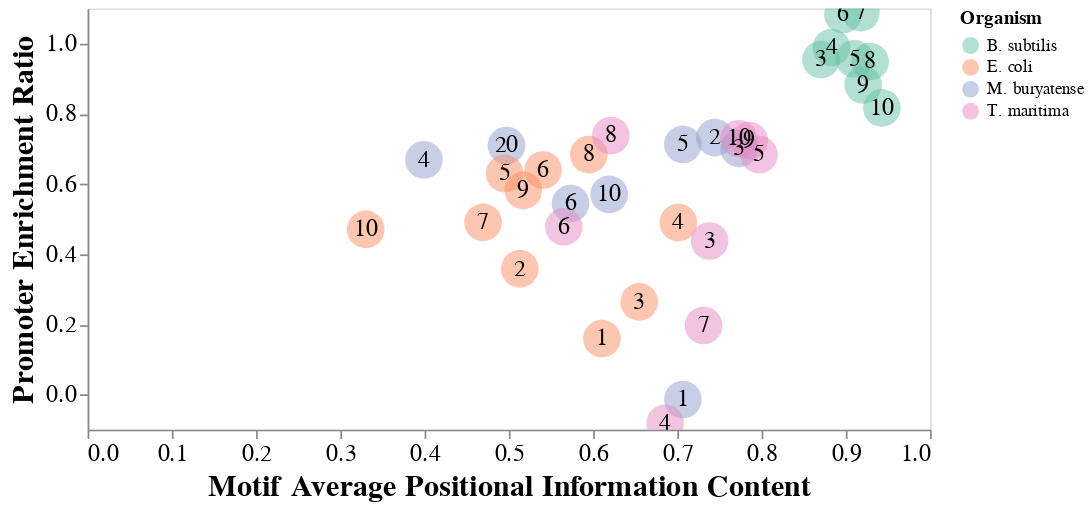

The cell this chart's notebook holds for it:
### Code cell
tm_enrich_df = cu.build_enrich_ratio_df(tm_all_motif_match_cat_df, tm_motif_dict)

extra_org_dict = {
    'M. buryatense': mb_enrich_df,
    'E. coli': ec_enrich_df,
    'B. subtilis':bs_enrich_df,
    'T. maritima':tm_enrich_df
}

cu.compare_orgs_chart(extra_org_dict)

### Figure 1 — Vega-Lite specification as saved in the notebook (floating-point values rounded to 4 significant figures)
{"config": {"view": {"continuousWidth": 400, "continuousHeight": 300}, "axis": {"grid": false, "labelFontSize": 14, "titleFontSize": 18}}, "layer": [{"mark": {"type": "circle", "opacity": 0.5, "size": 500}, "encoding": {"color": {"type": "nominal", "field": "org", "scale": {"scheme": "Set2"}, "title": "Organism"}, "tooltip": [{"type": "ordinal", "field": "nperc"}, {"type": "quantitative", "field": "enrich_ratio"}, {"type": "quantitative", "field": "motif_ave_ic"}, {"type": "nominal", "field": "m1"}, {"type": "nominal", "field": "m2"}], "x": {"type": "quantitative", "field": "motif_ave_ic", "title": "Motif Average Positional Information Content"}, "y": {"type": "quantitative", "field": "enrich_ratio", "title": "Promoter Enrichment Ratio"}}}, {"mark": {"type": "text", "align": "center", "baseline": "middle", "color": "black", "size": 14}, "encoding": {"text": {"type": "nominal", "field": "nperc"}, "tooltip": [{"type": "ordinal", "field": "nperc"}, {"type": "quantitative", "field": "enrich_ratio"}, {"type": "quantitative", "field": "motif_ave_ic"}, {"type": "nominal", "field": "m1"}, {"type": "nominal", "field": "m2"}], "x": {"type": "quantitative", "field": "motif_ave_ic"}, "y": {"type": "quantitative", "field": "enrich_ratio"}}, "height": 250, "selection": {"selector004": {"type": "interval", "bind": "scales", "encodings": ["x", "y"]}}, "width": 500}], "data": {"name": "data-3b71dac57bb56b1fbcf4a7312901caab"}, "$schema": "https://vega.github.io/schema/vega-lite/v4.0.2.json", "datasets": {"data-3b71dac57bb56b1fbcf4a7312901caab": [{"nperc": 1, "enrich_ratio": -0.01437, "motif_ave_ic": 0.7066, "m1": "AGCTTT", "m2": "GCAGCA", "org": "M. buryatense"}, {"nperc": 2, "enrich_ratio": 0.7322, "motif_ave_ic": 0.7445, "m1": "TTGATA", "m2": "TATAAT", "org": "M. buryatense"}, {"nperc": 3, "enrich_ratio": 0.7012, "motif_ave_ic": 0.7733, "m1": "TTGACA", "m2": "TATAAT", "org": "M. buryatense"}, {"nperc": 4, "enrich_ratio": 0.6687, "motif_ave_ic": 0.3992, "m1": "TTGTTT", "m2": "TAAAAA", "org": "M. buryatense"}, {"nperc": 5, "enrich_ratio": 0.7128, "motif_ave_ic": 0.7065, "m1": "TTGACA", "m2": "TATAAT", "org": "M. buryatense"}, {"nperc": 6, "enrich_ratio": 0.544, "motif_ave_ic": 0.5732, "m1": "TTGTCA", "m2": "TAATAT", "org": "M. buryatense"}, {"nperc": 10, "enrich_ratio": 0.5703, "motif_ave_ic": 0.6191, "m1": "CTTGAT", "m2": "TGATAA", "org": "M. buryatense"}, {"nperc": 20, "enrich_ratio": 0.7095, "motif_ave_ic": 0.4971, "m1": "GCTTAA", "m2": "GGTATA", "org": "M. buryatense"}, {"nperc": 1, "enrich_ratio": 0.1592, "motif_ave_ic": 0.6105, "m1": "GCTAAC", "m2": "TGAAGG", "org": "E. coli"}, {"nperc": 2, "enrich_ratio": 0.358, "motif_ave_ic": 0.513, "m1": "GTTTTT", "m2": "GGCGCA", "org": "E. coli"}, {"nperc": 3, "enrich_ratio": 0.264, "motif_ave_ic": 0.6547, "m1": "ACCTCA", "m2": "TGTGGA", "org": "E. coli"}, {"nperc": 4, "enrich_ratio": 0.4899, "motif_ave_ic": 0.7011, "m1": "TATCCA", "m2": "TGAACG", "org": "E. coli"}, {"nperc": 5, "enrich_ratio": 0.6293, "motif_ave_ic": 0.495, "m1": "TCTTCT", "m2": "CAGGAG", "org": "E. coli"}, {"nperc": 6, "enrich_ratio": 0.6398, "motif_ave_ic": 0.5406, "m1": "CTTACA", "m2": "CATGAA", "org": "E. coli"}, {"nperc": 7, "enrich_ratio": 0.4905, "motif_ave_ic": 0.4694, "m1": "CTTACA", "m2": "GATAAT", "org": "E. coli"}, {"nperc": 8, "enrich_ratio": 0.6837, "motif_ave_ic": 0.5949, "m1": "TGCCAT", "m2": "TATAAT", "org": "E. coli"}, {"nperc": 9, "enrich_ratio": 0.5819, "motif_ave_ic": 0.5172, "m1": "TGCCAA", "m2": "TATAAT", "org": "E. coli"}, {"nperc": 10, "enrich_ratio": 0.4705, "motif_ave_ic": 0.3301, "m1": "TGCCAA", "m2": "TAGAAT", "org": "E. coli"}, {"nperc": 3, "enrich_ratio": 0.954, "motif_ave_ic": 0.8705, "m1": "TTGACA", "m2": "TATAAT", "org": "B. subtilis"}, {"nperc": 4, "enrich_ratio": 0.9886, "motif_ave_ic": 0.883, "m1": "TTGACA", "m2": "TATAAT", "org": "B. subtilis"}, {"nperc": 5, "enrich_ratio": 0.9561, "motif_ave_ic": 0.9102, "m1": "TTGACA", "m2": "TATAAT", "org": "B. subtilis"}, {"nperc": 6, "enrich_ratio": 1.083, "motif_ave_ic": 0.8966, "m1": "TTGACA", "m2": "TATAAT", "org": "B. subtilis"}, {"nperc": 7, "enrich_ratio": 1.088, "motif_ave_ic": 0.9177, "m1": "TTGACA", "m2": "TATAAT", "org": "B. subtilis"}, {"nperc": 8, "enrich_ratio": 0.9484, "motif_ave_ic": 0.9287, "m1": "TTGACA", "m2": "TATAAT", "org": "B. subtilis"}, {"nperc": 9, "enrich_ratio": 0.8822, "motif_ave_ic": 0.9206, "m1": "TTGACA", "m2": "TATAAT", "org": "B. subtilis"}, {"nperc": 10, "enrich_ratio": 0.8168, "motif_ave_ic": 0.9427, "m1": "TTGACA", "m2": "TATAAT", "org": "B. subtilis"}, {"nperc": 3, "enrich_ratio": 0.4375, "motif_ave_ic": 0.7383, "m1": "CACTTG", "m2": "GTGGTA", "org": "T. maritima"}, {"nperc": 4, "enrich_ratio": -0.08225, "motif_ave_ic": 0.6855, "m1": "TCTTGA", "m2": "GCTGTT", "org": "T. maritima"}, {"nperc": 5, "enrich_ratio": 0.6833, "motif_ave_ic": 0.7969, "m1": "CTTGAA", "m2": "GGTAAA", "org": "T. maritima"}, {"nperc": 6, "enrich_ratio": 0.478, "motif_ave_ic": 0.5652, "m1": "CACCCC", "m2": "CAAAAA", "org": "T. maritima"}, {"nperc": 7, "enrich_ratio": 0.1968, "motif_ave_ic": 0.7311, "m1": "CACCTC", "m2": "CAAAAA", "org": "T. maritima"}, {"nperc": 8, "enrich_ratio": 0.7375, "motif_ave_ic": 0.6211, "m1": "TTCAAA", "m2": "TAAAAT", "org": "T. maritima"}, {"nperc": 9, "enrich_ratio": 0.7236, "motif_ave_ic": 0.7854, "m1": "TTCACA", "m2": "TGAAAT", "org": "T. maritima"}, {"nperc": 10, "enrich_ratio": 0.7287, "motif_ave_ic": 0.773, "m1": "TTCACA", "m2": "TAAAAT", "org": "T. maritima"}]}}
